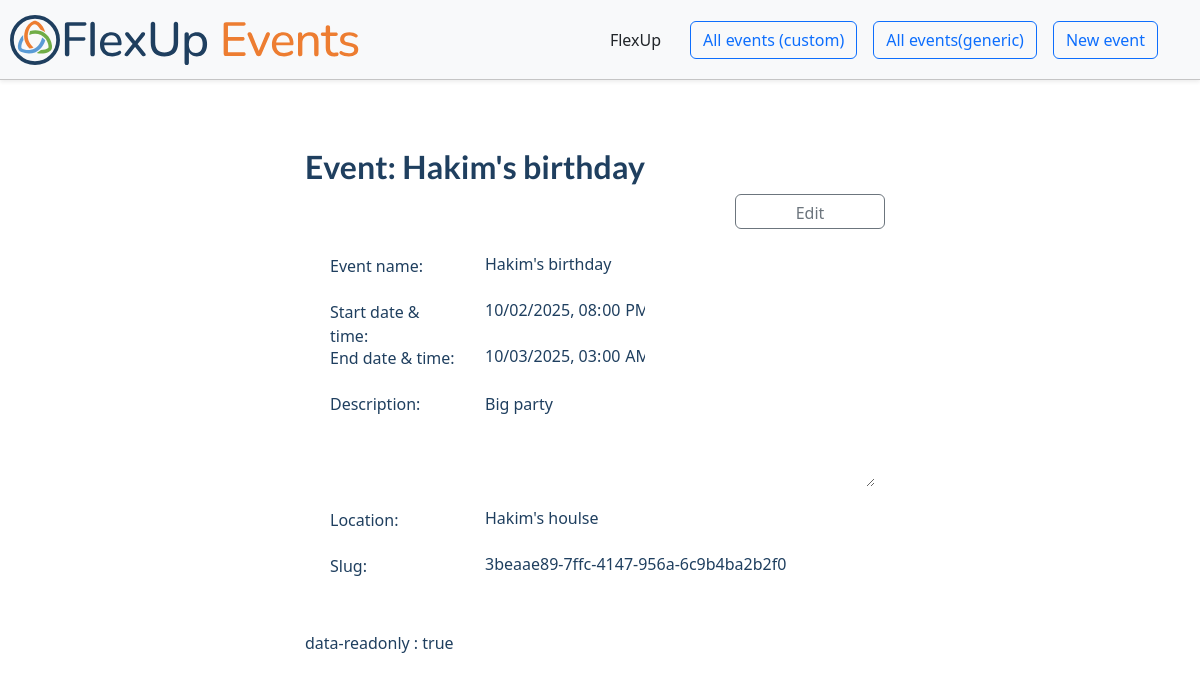
Screenshot of /event/3beaae89-7ffc-4147-956a-6c9b4ba2b2f0/ with the database file from the repository.
### events/models.py (models this page shows, shortened)
class Event(models.Model):
    name = models.CharField(max_length=100, verbose_name='Event name')
    start_datetime = models.DateTimeField(verbose_name="Start date & time", blank=True, null=True)
    end_datetime = models.DateTimeField(verbose_name="End date & time", blank=True, null=True)
    description = models.TextField(verbose_name='Description', blank=True, null=True)
    location = models.CharField(max_length=200, verbose_name='Location', blank=True, null=True)
    slug = models.SlugField(unique=True, default=uuid4)

### events/views.py (the view)
# urls.py: path('event/', event_view, name='event_create'),            # Create mode
def event_view(request, slug=None):
    if slug:
        event_instance = get_object_or_404(Event, slug=slug)
    else:
        event_instance = None
    if request.method == 'POST':
        form = EventForm(request.POST, instance=event_instance)
        if form.is_valid():
            saved_event = form.save()
            return redirect('events')
    else:
        form = EventForm(instance=event_instance)
    return render(request, 'event.html', {
        'form': form,
        'event': event_instance,
    })

### events/forms.py
class EventForm(forms.ModelForm):
    class Meta:
        model = Event
        fields = '__all__'
        widgets = {
            'start_datetime': forms.DateTimeInput(attrs={'type': 'datetime-local'}),
            'end_datetime': forms.DateTimeInput(attrs={'type': 'datetime-local'}),
            'slug': forms.TextInput(attrs={
                'title': 'This field is auto-generated to create a unique URL for the event. Click on it to copy it to the clipboard. Save it and share it with the participants.',
                'style': 'cursor: help;',
                'readonly': 'readonly'
            }),
        }

### templates/event.html (shortened to what this page needs)
{% extends 'base.html' %}
{% load static %}
{% block content %}
<div>
    <h2> {% if event %} Event: {{ event.name }} {% else %} Create a new event {% endif %} </h2>
    <div class="d-flex justify-content-end ">
      {% if event %}
      <button id="edit-button" onclick="toggleEditMode()" class="btn btn-outline-secondary">Edit</button>
      {% endif %}
    </div>
    <form method="POST" id="event-form" {% if event %} data-readonly="true" {% endif %}>
        {{ form.as_p }}
    </form>
        <p>data-readonly : <span id="is_readonly">Unknown</span></p>
</div>
{% endblock %}

### static/css/flexup.css (style rules this page uses)
html { font-family: 'Open Sans', 'Lato', sans-serif; }
:root { --flexup-dark-blue: #1F3F5F; --flexup-green: #70AD47; --flexup-orange: #ED7D31; --flexup-light-blue: #5B9BD5; }
.colored-background { color: var(--flexup-dark-blue); }
h1, h2, h3 { font-family: 'Lato', sans-serif; font-weight: bold; }
form { padding: 20px; display: flex; flex-direction: column; max-width: 600px; }
form>* { display: flex; justify-content: left; align-items: center; }
form label { width: 140px; height: 30px; margin-right: 10px; padding: 5px; align-self: flex-start; }
form textarea { height: 100px; min-height: 50px; max-height: 200px; }
form input, textarea, select { color: var(--flexup-dark-blue); width: 400px; outline: 1px solid #80bdff; border:none; border-radius: 3px; padding: 5 10px; }
form input:disabled, form input:read-only, form textarea:disabled, form select:disabled { outline-color:rgb(255, 255, 255); background-color:white; }
form>*>input[type="datetime-local"], form>*>input[type="date"] { width: 200px; }
form>*>input { height: 30px; }
button { padding: 5 10px; width: 150px; height: 35px; justify-content: center; border: none; border-radius: 3px; background-color: var(--flexup-light-blue); color: white; cursor: pointer; }
#edit-button { margin: 0 10px; }

### rows the page displays
Event: name "Hakim's birthday", start_datetime "10/02/2025 20:00", end_datetime "10/03/2025 03:00", description "Big party", location "Hakim's houlse", slug "3beaae89-7ffc-4147-956a-6c9b4ba2b2f0"
